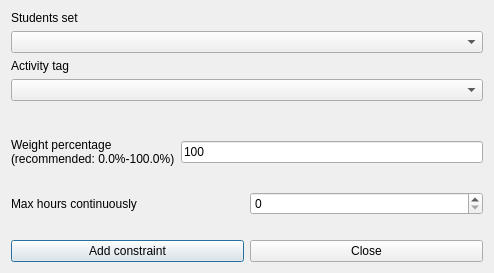
<?xml version="1.0" encoding="UTF-8"?>
<ui version="4.0">
 <class>AddConstraintStudentsSetActivityTagMaxHoursContinuouslyForm_template</class>
 <widget class="QDialog" name="AddConstraintStudentsSetActivityTagMaxHoursContinuouslyForm_template">
  <property name="geometry">
   <rect>
    <x>0</x>
    <y>0</y>
    <width>494</width>
    <height>273</height>
   </rect>
  </property>
  <property name="windowTitle">
   <string extracomment="This is the title of the dialog to add a new constraint of this type">Add students set activity tag max hours continuously</string>
  </property>
  <layout class="QGridLayout" name="gridLayout">
   <item row="0" column="0">
    <layout class="QVBoxLayout">
     <item>
      <widget class="QLabel" name="studentsTextLabel">
       <property name="frameShape">
        <enum>QFrame::NoFrame</enum>
       </property>
       <property name="frameShadow">
        <enum>QFrame::Plain</enum>
       </property>
       <property name="text">
        <string>Students set</string>
       </property>
       <property name="wordWrap">
        <bool>false</bool>
       </property>
      </widget>
     </item>
     <item>
      <widget class="QComboBox" name="studentsComboBox">
       <property name="editable">
        <bool>false</bool>
       </property>
       <property name="insertPolicy">
        <enum>QComboBox::NoInsert</enum>
       </property>
       <property name="duplicatesEnabled">
        <bool>false</bool>
       </property>
      </widget>
     </item>
     <item>
      <widget class="QLabel" name="activityTagsTextLabel">
       <property name="frameShape">
        <enum>QFrame::NoFrame</enum>
       </property>
       <property name="frameShadow">
        <enum>QFrame::Plain</enum>
       </property>
       <property name="text">
        <string>Activity tag</string>
       </property>
       <property name="wordWrap">
        <bool>false</bool>
       </property>
      </widget>
     </item>
     <item>
      <widget class="QComboBox" name="activityTagsComboBox">
       <property name="editable">
        <bool>false</bool>
       </property>
       <property name="insertPolicy">
        <enum>QComboBox::NoInsert</enum>
       </property>
       <property name="duplicatesEnabled">
        <bool>false</bool>
       </property>
      </widget>
     </item>
    </layout>
   </item>
   <item row="1" column="0">
    <spacer name="spacer1">
     <property name="orientation">
      <enum>Qt::Vertical</enum>
     </property>
     <property name="sizeType">
      <enum>QSizePolicy::Expanding</enum>
     </property>
     <property name="sizeHint" stdset="0">
      <size>
       <width>20</width>
       <height>31</height>
      </size>
     </property>
    </spacer>
   </item>
   <item row="2" column="0">
    <layout class="QHBoxLayout" name="horizontalLayout">
     <item>
      <widget class="QLabel" name="weightTextLabel">
       <property name="frameShape">
        <enum>QFrame::NoFrame</enum>
       </property>
       <property name="frameShadow">
        <enum>QFrame::Plain</enum>
       </property>
       <property name="text">
        <string>Weight percentage
(recommended: 0.0%-100.0%)</string>
       </property>
       <property name="wordWrap">
        <bool>false</bool>
       </property>
      </widget>
     </item>
     <item>
      <widget class="QLineEdit" name="weightLineEdit">
       <property name="text">
        <string notr="true">100</string>
       </property>
      </widget>
     </item>
    </layout>
   </item>
   <item row="3" column="0">
    <spacer name="spacer1_2">
     <property name="orientation">
      <enum>Qt::Vertical</enum>
     </property>
     <property name="sizeType">
      <enum>QSizePolicy::Expanding</enum>
     </property>
     <property name="sizeHint" stdset="0">
      <size>
       <width>20</width>
       <height>18</height>
      </size>
     </property>
    </spacer>
   </item>
   <item row="4" column="0">
    <layout class="QHBoxLayout" name="horizontalLayout_2">
     <item>
      <widget class="QLabel" name="maxHoursTextLabel">
       <property name="frameShape">
        <enum>QFrame::NoFrame</enum>
       </property>
       <property name="frameShadow">
        <enum>QFrame::Plain</enum>
       </property>
       <property name="text">
        <string>Max hours continuously</string>
       </property>
       <property name="wordWrap">
        <bool>false</bool>
       </property>
      </widget>
     </item>
     <item>
      <widget class="QSpinBox" name="maxHoursSpinBox"/>
     </item>
    </layout>
   </item>
   <item row="5" column="0">
    <spacer name="spacer1_3">
     <property name="orientation">
      <enum>Qt::Vertical</enum>
     </property>
     <property name="sizeType">
      <enum>QSizePolicy::Expanding</enum>
     </property>
     <property name="sizeHint" stdset="0">
      <size>
       <width>20</width>
       <height>16</height>
      </size>
     </property>
    </spacer>
   </item>
   <item row="6" column="0">
    <layout class="QHBoxLayout">
     <item>
      <widget class="QPushButton" name="addConstraintPushButton">
       <property name="text">
        <string>Add constraint</string>
       </property>
      </widget>
     </item>
     <item>
      <widget class="QPushButton" name="closePushButton">
       <property name="text">
        <string>Close</string>
       </property>
      </widget>
     </item>
    </layout>
   </item>
  </layout>
 </widget>
 <layoutdefault spacing="6" margin="11"/>
 <resources/>
 <connections/>
</ui>
